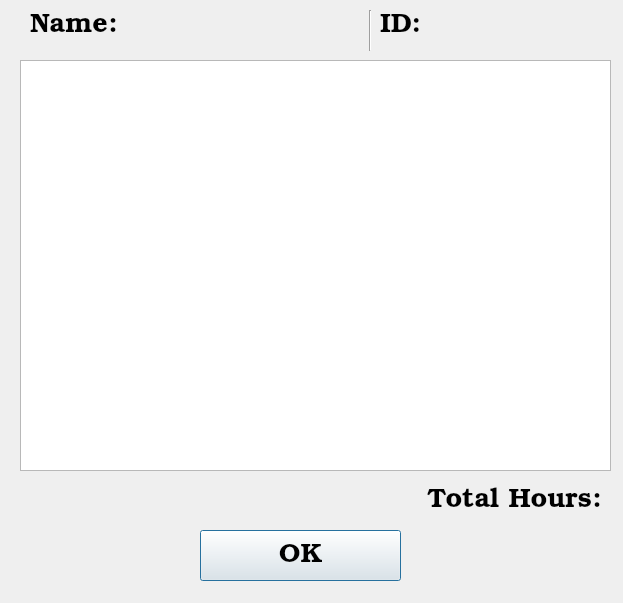
<?xml version="1.0" encoding="UTF-8"?>
<ui version="4.0">
 <class>timecard_dialog</class>
 <widget class="QDialog" name="timecard_dialog">
  <property name="geometry">
   <rect>
    <x>0</x>
    <y>0</y>
    <width>623</width>
    <height>603</height>
   </rect>
  </property>
  <property name="font">
   <font>
    <family>Bookman Old Style</family>
    <pointsize>20</pointsize>
   </font>
  </property>
  <property name="windowTitle">
   <string>Timecard</string>
  </property>
  <widget class="QLabel" name="lbl_name">
   <property name="geometry">
    <rect>
     <x>30</x>
     <y>10</y>
     <width>311</width>
     <height>31</height>
    </rect>
   </property>
   <property name="text">
    <string>Name:</string>
   </property>
  </widget>
  <widget class="Line" name="line">
   <property name="geometry">
    <rect>
     <x>360</x>
     <y>10</y>
     <width>20</width>
     <height>41</height>
    </rect>
   </property>
   <property name="orientation">
    <enum>Qt::Vertical</enum>
   </property>
  </widget>
  <widget class="QLabel" name="lbl_id">
   <property name="geometry">
    <rect>
     <x>380</x>
     <y>10</y>
     <width>221</width>
     <height>31</height>
    </rect>
   </property>
   <property name="text">
    <string>ID:</string>
   </property>
  </widget>
  <widget class="QTableWidget" name="tableWidget">
   <property name="geometry">
    <rect>
     <x>20</x>
     <y>60</y>
     <width>591</width>
     <height>411</height>
    </rect>
   </property>
  </widget>
  <widget class="QLabel" name="lbl_total_hours">
   <property name="geometry">
    <rect>
     <x>260</x>
     <y>480</y>
     <width>351</width>
     <height>41</height>
    </rect>
   </property>
   <property name="text">
    <string>Total Hours: </string>
   </property>
   <property name="alignment">
    <set>Qt::AlignRight|Qt::AlignTrailing|Qt::AlignVCenter</set>
   </property>
  </widget>
  <widget class="QPushButton" name="btn_ok">
   <property name="geometry">
    <rect>
     <x>200</x>
     <y>530</y>
     <width>201</width>
     <height>51</height>
    </rect>
   </property>
   <property name="text">
    <string>OK</string>
   </property>
  </widget>
 </widget>
 <resources/>
 <connections/>
</ui>
